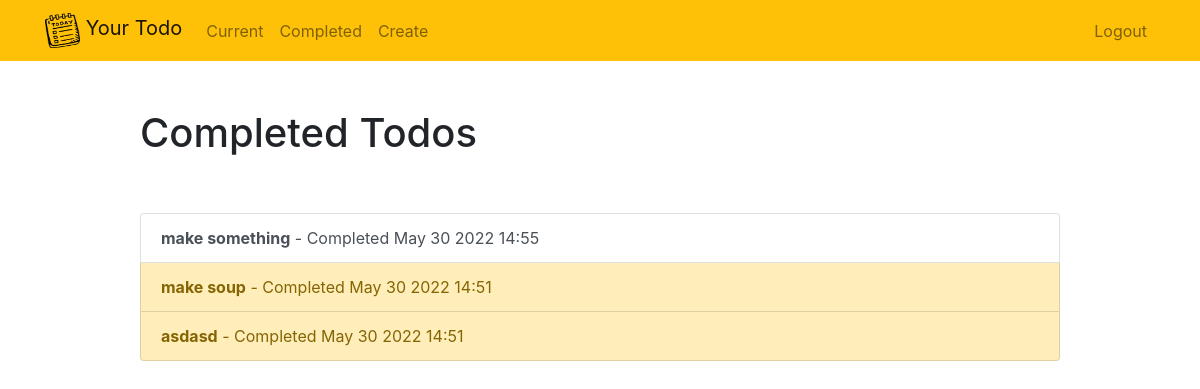
The page /completed/ (signed in) on the database as committed earlier.
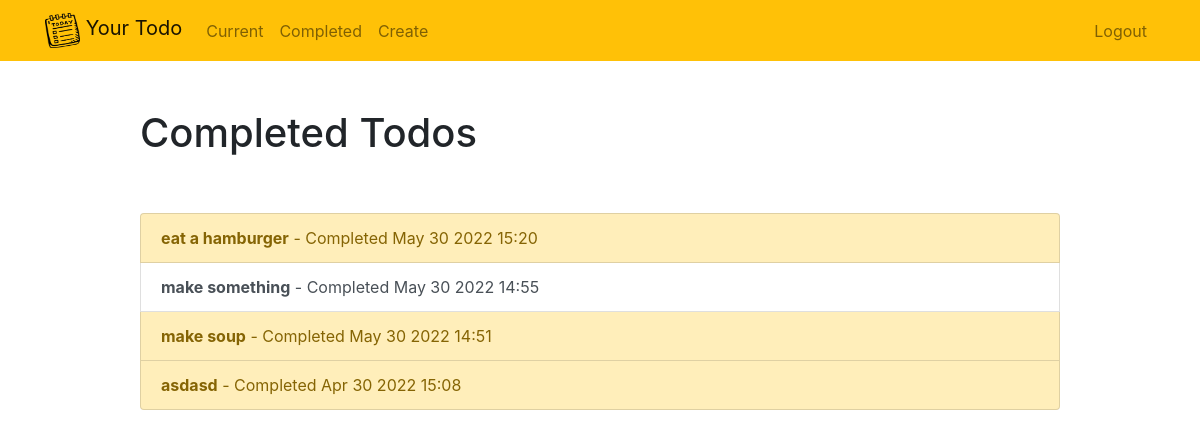
The same page on the database as committed later.
### todo/models.py (models this page shows, shortened)
class Todo(models.Model):
    title = models.CharField(max_length=100)
    memo = models.TextField(blank=True)
    created = models.DateTimeField(auto_now_add=True)
    datecompleted = models.DateTimeField(null=True, blank=True)
    important = models.BooleanField(default=False)
    user = models.ForeignKey(User, on_delete=models.CASCADE)

### todo/views.py (the view)
# urls.py: path('completed/', views.completedtodos, name='completedtodos'),
@login_required
def completedtodos(request):
    todos = Todo.objects.filter(user=request.user, datecompleted__isnull=False).order_by('-datecompleted')
    return render(request, 'todo/completedtodos.html', {'todos':todos})

### todo/templates/todo/completedtodos.html
{% extends "todo/base.html" %}
{% block content %}
    <div class="row justify-content-center mt-5">
        <div class="col-md-10">
            <h1>Completed Todos</h1>
        </div>
    </div>
    <div class="row justify-content-center mt-5">
        <div class="col-md-10">
            <div class="list-group">
                {% for todo in todos %}
                    <a href="{% url 'viewtodo' todo.id %}" class="list-group-item list-group-item-action{% if todo.important %} list-group-item-warning{% endif %}">
                      <b>{{ todo.title }}</b> - Completed {{ todo.datecompleted|date:'M j Y H:i' }}</a>
                {% endfor %}
            </div>
        </div>
    </div>
{% endblock %}

### todo/templates/todo/base.html (shortened to what this page needs)
{% load static %}
<!doctype html>
<html lang="en">
<head>
    <link rel="stylesheet" href="https://stackpath.bootstrapcdn.com/bootstrap/4.4.1/css/bootstrap.min.css">
</head>
<body>
<nav class="navbar navbar-expand-md navbar-light bg-warning">
<div class="container">
    <a class="navbar-brand" href="{% url 'home' %}">
         <img src="{% static 'todo/loggo.png' %}" width="35" height="35" class="d-inline-block align-top">
        <span>Your Todo</span>
    </a>
    <div class="collapse navbar-collapse" id="navbarNav">
    {% if user.is_authenticated %}
        <ul class="navbar-nav mr-auto">
                <li class="nav-item {{ current }}">
                    <a class="nav-link" href="{% url 'currenttodos' %}">Current</a>
                </li>
                <li class="nav-item {{ completed }}">
                    <a class="nav-link" href="{% url 'completedtodos' %}">Completed</a>
                </li>
                <li class="nav-item {{ create }}">
                    <a class="nav-link" href="{% url 'createtodo' %}">Create</a>
                </li>
        </ul>
    {% endif %}
    <ul class="navbar-nav ml-auto">
            {% if user.is_authenticated %}
                <li class="nav-item">
                    <a href="#" onclick="$('#signOutBtn').click()" class="nav-link">Logout</a>
                </li>
            {% endif %}
        </ul>
    </div>
</div>
</nav>
<div class="container">
{% block content %}{% endblock %}
</div>
</body>
</html>

Rows that differ between the two databases and show on the page:
added Todo: title "eat a hamburger", datecompleted "May 30 2022 15:20"
changed Todo "asdasd": datecompleted "May 30 2022 14:51" → "Apr 30 2022 15:08"
